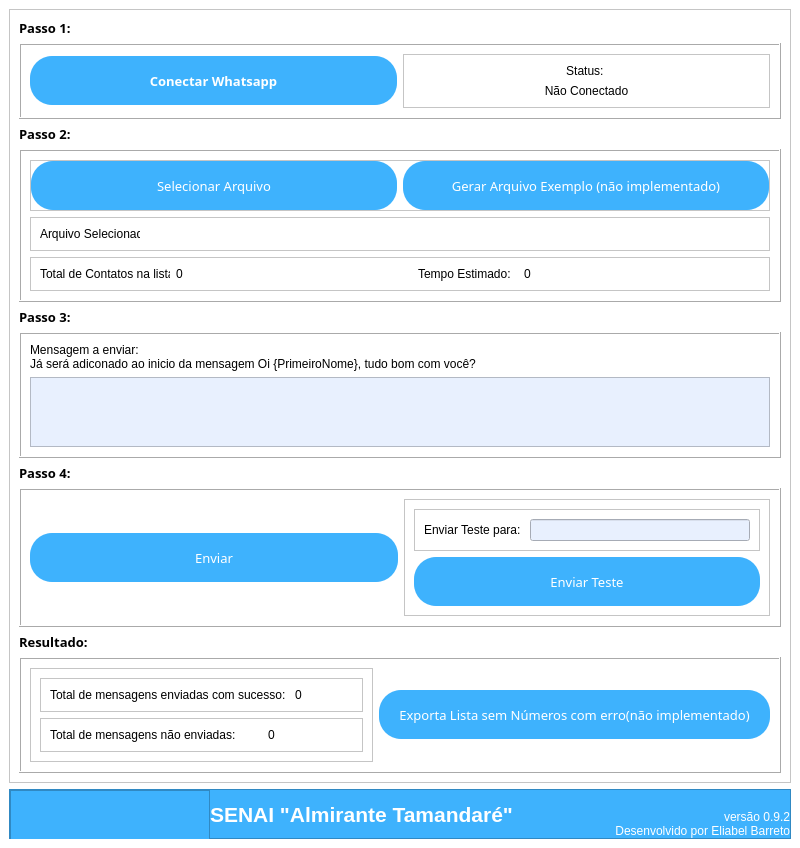
<?xml version="1.0" encoding="UTF-8"?>
<ui version="4.0">
 <class>MainWindow</class>
 <widget class="QMainWindow" name="MainWindow">
  <property name="geometry">
   <rect>
    <x>0</x>
    <y>0</y>
    <width>800</width>
    <height>839</height>
   </rect>
  </property>
  <property name="windowTitle">
   <string>Envio Automático</string>
  </property>
  <property name="windowIcon">
   <iconset resource="file.qrc">
    <normaloff>:/icone/Images/icone.png</normaloff>:/icone/Images/icone.png</iconset>
  </property>
  <property name="styleSheet">
   <string notr="true">background-color: #FFFFFF;
</string>
  </property>
  <widget class="QWidget" name="centralwidget">
   <layout class="QVBoxLayout" name="verticalLayout">
    <item>
     <widget class="QFrame" name="frame">
      <property name="frameShape">
       <enum>QFrame::StyledPanel</enum>
      </property>
      <property name="frameShadow">
       <enum>QFrame::Raised</enum>
      </property>
      <layout class="QVBoxLayout" name="verticalLayout_2">
       <item>
        <widget class="QLabel" name="label_9">
         <property name="font">
          <font>
           <family>Arial Black</family>
           <pointsize>10</pointsize>
           <weight>75</weight>
           <bold>true</bold>
          </font>
         </property>
         <property name="text">
          <string>Passo 1:</string>
         </property>
        </widget>
       </item>
       <item>
        <widget class="QFrame" name="frame_4">
         <property name="frameShape">
          <enum>QFrame::Box</enum>
         </property>
         <property name="frameShadow">
          <enum>QFrame::Raised</enum>
         </property>
         <layout class="QHBoxLayout" name="horizontalLayout_2">
          <item>
           <widget class="QPushButton" name="buttonConnectZap">
            <property name="minimumSize">
             <size>
              <width>0</width>
              <height>0</height>
             </size>
            </property>
            <property name="maximumSize">
             <size>
              <width>368</width>
              <height>16777215</height>
             </size>
            </property>
            <property name="font">
             <font>
              <family>Arial Black</family>
              <pointsize>10</pointsize>
              <weight>75</weight>
              <bold>true</bold>
             </font>
            </property>
            <property name="styleSheet">
             <string notr="true">QPushButton {
  background-color: #3EB2FD;
  border-radius: 22px;
  border-width: 0;
  color: #FFFFFF;
  font-size: 1rem;
  height: auto;
  line-height: 1.5;
  padding: 6px 20px;
  position: relative;
  text-align: center;
  vertical-align: top;
}

QPushButton:disabled {
  opacity: .3;
}

QPushButton:hover {
  background-image: linear-gradient(#51A9EE, #147BCD);
  border-color: #1482D0;
  text-decoration: none;
}

QPushButton:active {
  background-image: linear-gradient(#3D94D9, #0067B9);
  border-color: #006DBC;
  outline: none;
}

QPushButton:focus {
  outline: none;
}
</string>
            </property>
            <property name="text">
             <string>Conectar Whatsapp</string>
            </property>
           </widget>
          </item>
          <item>
           <widget class="QFrame" name="frame_17">
            <property name="frameShape">
             <enum>QFrame::StyledPanel</enum>
            </property>
            <property name="frameShadow">
             <enum>QFrame::Raised</enum>
            </property>
            <layout class="QVBoxLayout" name="verticalLayout_7">
             <item>
              <widget class="QLabel" name="label_3">
               <property name="maximumSize">
                <size>
                 <width>16777215</width>
                 <height>16777215</height>
                </size>
               </property>
               <property name="text">
                <string>Status: </string>
               </property>
               <property name="alignment">
                <set>Qt::AlignCenter</set>
               </property>
              </widget>
             </item>
             <item>
              <widget class="QLabel" name="labelStatusConnectZap">
               <property name="frameShape">
                <enum>QFrame::NoFrame</enum>
               </property>
               <property name="text">
                <string>Não Conectado</string>
               </property>
               <property name="alignment">
                <set>Qt::AlignCenter</set>
               </property>
              </widget>
             </item>
            </layout>
           </widget>
          </item>
         </layout>
        </widget>
       </item>
       <item>
        <widget class="QLabel" name="label_10">
         <property name="font">
          <font>
           <family>Arial Black</family>
           <pointsize>10</pointsize>
           <weight>75</weight>
           <bold>true</bold>
          </font>
         </property>
         <property name="text">
          <string>Passo 2:</string>
         </property>
        </widget>
       </item>
       <item>
        <widget class="QFrame" name="frame_16">
         <property name="frameShape">
          <enum>QFrame::Box</enum>
         </property>
         <property name="frameShadow">
          <enum>QFrame::Raised</enum>
         </property>
         <layout class="QVBoxLayout" name="verticalLayout_6">
          <item>
           <widget class="QFrame" name="frame_5">
            <property name="frameShape">
             <enum>QFrame::StyledPanel</enum>
            </property>
            <property name="frameShadow">
             <enum>QFrame::Raised</enum>
            </property>
            <layout class="QHBoxLayout" name="horizontalLayout_3">
             <property name="leftMargin">
              <number>0</number>
             </property>
             <property name="topMargin">
              <number>0</number>
             </property>
             <property name="rightMargin">
              <number>0</number>
             </property>
             <property name="bottomMargin">
              <number>0</number>
             </property>
             <item>
              <widget class="QPushButton" name="buttonSelecionaArquivo">
               <property name="font">
                <font>
                 <family>Arial Black</family>
                 <pointsize>10</pointsize>
                </font>
               </property>
               <property name="styleSheet">
                <string notr="true">QPushButton {
  background-color: #3EB2FD;
  border-radius: 22px;
  border-width: 0;
  color: #FFFFFF;
  font-size: 1rem;
  height: auto;
  line-height: 1.5;
  padding: 6px 20px;
  position: relative;
  text-align: center;
  vertical-align: top;
}

QPushButton:disabled {
  opacity: .3;
}

QPushButton:hover {
  background-image: linear-gradient(#51A9EE, #147BCD);
  border-color: #1482D0;
  text-decoration: none;
}

QPushButton:active {
  background-image: linear-gradient(#3D94D9, #0067B9);
  border-color: #006DBC;
  outline: none;
}

QPushButton:focus {
  outline: none;
}
</string>
               </property>
               <property name="text">
                <string>Selecionar Arquivo</string>
               </property>
              </widget>
             </item>
             <item>
              <widget class="QPushButton" name="buttonGeraArquivo">
               <property name="enabled">
                <bool>false</bool>
               </property>
               <property name="font">
                <font>
                 <family>Arial Black</family>
                 <pointsize>10</pointsize>
                </font>
               </property>
               <property name="styleSheet">
                <string notr="true">QPushButton {
  background-color: #3EB2FD;
  border-radius: 22px;
  border-width: 0;
  color: #FFFFFF;
  font-size: 1rem;
  height: auto;
  line-height: 1.5;
  padding: 6px 20px;
  position: relative;
  text-align: center;
  vertical-align: top;
}

QPushButton:disabled {
  opacity: .3;
}

QPushButton:hover {
  background-image: linear-gradient(#51A9EE, #147BCD);
  border-color: #1482D0;
  text-decoration: none;
}

QPushButton:active {
  background-image: linear-gradient(#3D94D9, #0067B9);
  border-color: #006DBC;
  outline: none;
}

QPushButton:focus {
  outline: none;
}
</string>
               </property>
               <property name="text">
                <string>Gerar Arquivo Exemplo (não implementado)</string>
               </property>
               <property name="checkable">
                <bool>false</bool>
               </property>
               <property name="autoDefault">
                <bool>false</bool>
               </property>
               <property name="default">
                <bool>false</bool>
               </property>
               <property name="flat">
                <bool>false</bool>
               </property>
              </widget>
             </item>
            </layout>
           </widget>
          </item>
          <item>
           <widget class="QFrame" name="frame_7">
            <property name="frameShape">
             <enum>QFrame::StyledPanel</enum>
            </property>
            <property name="frameShadow">
             <enum>QFrame::Raised</enum>
            </property>
            <layout class="QHBoxLayout" name="horizontalLayout_5">
             <item>
              <widget class="QLabel" name="label_4">
               <property name="maximumSize">
                <size>
                 <width>100</width>
                 <height>16777215</height>
                </size>
               </property>
               <property name="text">
                <string>Arquivo Selecionado: </string>
               </property>
              </widget>
             </item>
             <item>
              <widget class="QLabel" name="labelArquivoSelecionado">
               <property name="text">
                <string/>
               </property>
              </widget>
             </item>
            </layout>
           </widget>
          </item>
          <item>
           <widget class="QFrame" name="frame_6">
            <property name="frameShape">
             <enum>QFrame::StyledPanel</enum>
            </property>
            <property name="frameShadow">
             <enum>QFrame::Raised</enum>
            </property>
            <layout class="QHBoxLayout" name="horizontalLayout_4">
             <item>
              <widget class="QLabel" name="label_5">
               <property name="maximumSize">
                <size>
                 <width>130</width>
                 <height>16777215</height>
                </size>
               </property>
               <property name="text">
                <string>Total de Contatos na lista: </string>
               </property>
              </widget>
             </item>
             <item>
              <widget class="QLabel" name="labelTotalContatos">
               <property name="text">
                <string>0</string>
               </property>
              </widget>
             </item>
             <item>
              <widget class="QLabel" name="label_6">
               <property name="maximumSize">
                <size>
                 <width>100</width>
                 <height>16777215</height>
                </size>
               </property>
               <property name="text">
                <string>Tempo Estimado: </string>
               </property>
              </widget>
             </item>
             <item>
              <widget class="QLabel" name="labelTempoEstimado">
               <property name="text">
                <string>0</string>
               </property>
              </widget>
             </item>
            </layout>
           </widget>
          </item>
         </layout>
        </widget>
       </item>
       <item>
        <widget class="QLabel" name="label_11">
         <property name="font">
          <font>
           <family>Arial Black</family>
           <pointsize>10</pointsize>
           <weight>75</weight>
           <bold>true</bold>
          </font>
         </property>
         <property name="text">
          <string>Passo 3:</string>
         </property>
        </widget>
       </item>
       <item>
        <widget class="QFrame" name="frame_15">
         <property name="frameShape">
          <enum>QFrame::Box</enum>
         </property>
         <property name="frameShadow">
          <enum>QFrame::Raised</enum>
         </property>
         <layout class="QVBoxLayout" name="verticalLayout_5">
          <item>
           <widget class="QLabel" name="label_7">
            <property name="text">
             <string>Mensagem a enviar:
Já será adiconado ao inicio da mensagem Oi {PrimeiroNome}, tudo bom com você?</string>
            </property>
           </widget>
          </item>
          <item>
           <widget class="QPlainTextEdit" name="textoParaEnviar">
            <property name="styleSheet">
             <string notr="true">background-color: #E8F0FE;</string>
            </property>
            <property name="inputMethodHints">
             <set>Qt::ImhNone</set>
            </property>
           </widget>
          </item>
         </layout>
        </widget>
       </item>
       <item>
        <widget class="QLabel" name="label_12">
         <property name="font">
          <font>
           <family>Arial Black</family>
           <pointsize>10</pointsize>
           <weight>75</weight>
           <bold>true</bold>
          </font>
         </property>
         <property name="text">
          <string>Passo 4:</string>
         </property>
         <property name="margin">
          <number>0</number>
         </property>
        </widget>
       </item>
       <item>
        <widget class="QFrame" name="frame_8">
         <property name="frameShape">
          <enum>QFrame::Box</enum>
         </property>
         <property name="frameShadow">
          <enum>QFrame::Raised</enum>
         </property>
         <layout class="QHBoxLayout" name="horizontalLayout_6">
          <item>
           <widget class="QPushButton" name="buttonEnviar">
            <property name="minimumSize">
             <size>
              <width>368</width>
              <height>0</height>
             </size>
            </property>
            <property name="font">
             <font>
              <family>Arial Black</family>
              <pointsize>10</pointsize>
             </font>
            </property>
            <property name="styleSheet">
             <string notr="true">QPushButton {
  background-color: #3EB2FD;
  border-radius: 22px;
  border-width: 0;
  color: #FFFFFF;
  font-size: 1rem;
  height: auto;
  line-height: 1.5;
  padding: 6px 20px;
  position: relative;
  text-align: center;
  vertical-align: top;
}

QPushButton:disabled {
  opacity: .3;
}

QPushButton:hover {
  background-image: linear-gradient(#51A9EE, #147BCD);
  border-color: #1482D0;
  text-decoration: none;
}

QPushButton:active {
  background-image: linear-gradient(#3D94D9, #0067B9);
  border-color: #006DBC;
  outline: none;
}

QPushButton:focus {
  outline: none;
}
</string>
            </property>
            <property name="text">
             <string>Enviar</string>
            </property>
           </widget>
          </item>
          <item>
           <widget class="QFrame" name="frame_9">
            <property name="frameShape">
             <enum>QFrame::StyledPanel</enum>
            </property>
            <property name="frameShadow">
             <enum>QFrame::Raised</enum>
            </property>
            <layout class="QVBoxLayout" name="verticalLayout_3">
             <item>
              <widget class="QFrame" name="frame_10">
               <property name="frameShape">
                <enum>QFrame::StyledPanel</enum>
               </property>
               <property name="frameShadow">
                <enum>QFrame::Raised</enum>
               </property>
               <layout class="QHBoxLayout" name="horizontalLayout_7">
                <item>
                 <widget class="QLabel" name="label_8">
                  <property name="text">
                   <string>Enviar Teste para: </string>
                  </property>
                 </widget>
                </item>
                <item>
                 <widget class="QLineEdit" name="lineEditNumeroTeste">
                  <property name="styleSheet">
                   <string notr="true">background-color: #E8F0FE;</string>
                  </property>
                  <property name="inputMethodHints">
                   <set>Qt::ImhPreferNumbers</set>
                  </property>
                 </widget>
                </item>
               </layout>
              </widget>
             </item>
             <item>
              <widget class="QPushButton" name="buttonEnviarTeste">
               <property name="font">
                <font>
                 <family>Arial Black</family>
                 <pointsize>10</pointsize>
                </font>
               </property>
               <property name="styleSheet">
                <string notr="true">QPushButton {
  background-color: #3EB2FD;
  border-radius: 22px;
  border-width: 0;
  color: #FFFFFF;
  font-size: 1rem;
  height: auto;
  line-height: 1.5;
  padding: 6px 20px;
  position: relative;
  text-align: center;
  vertical-align: top;
}

QPushButton:disabled {
  opacity: .3;
}

QPushButton:hover {
  background-image: linear-gradient(#51A9EE, #147BCD);
  border-color: #1482D0;
  text-decoration: none;
}

QPushButton:active {
  background-image: linear-gradient(#3D94D9, #0067B9);
  border-color: #006DBC;
  outline: none;
}

QPushButton:focus {
  outline: none;
}
</string>
               </property>
               <property name="text">
                <string>Enviar Teste</string>
               </property>
              </widget>
             </item>
            </layout>
           </widget>
          </item>
         </layout>
        </widget>
       </item>
       <item>
        <widget class="QLabel" name="label_14">
         <property name="font">
          <font>
           <family>Arial Black</family>
           <pointsize>10</pointsize>
           <weight>75</weight>
           <bold>true</bold>
          </font>
         </property>
         <property name="text">
          <string>Resultado:</string>
         </property>
        </widget>
       </item>
       <item>
        <widget class="QFrame" name="frame_11">
         <property name="frameShape">
          <enum>QFrame::Box</enum>
         </property>
         <property name="frameShadow">
          <enum>QFrame::Raised</enum>
         </property>
         <layout class="QHBoxLayout" name="horizontalLayout_8">
          <item>
           <widget class="QFrame" name="frame_12">
            <property name="frameShape">
             <enum>QFrame::StyledPanel</enum>
            </property>
            <property name="frameShadow">
             <enum>QFrame::Raised</enum>
            </property>
            <layout class="QVBoxLayout" name="verticalLayout_4">
             <item>
              <widget class="QFrame" name="frame_13">
               <property name="frameShape">
                <enum>QFrame::StyledPanel</enum>
               </property>
               <property name="frameShadow">
                <enum>QFrame::Raised</enum>
               </property>
               <layout class="QHBoxLayout" name="horizontalLayout_9">
                <item>
                 <widget class="QLabel" name="label_13">
                  <property name="text">
                   <string>Total de mensagens enviadas com sucesso: </string>
                  </property>
                 </widget>
                </item>
                <item>
                 <widget class="QLabel" name="labelEnviadosSucesso">
                  <property name="text">
                   <string>0</string>
                  </property>
                 </widget>
                </item>
               </layout>
              </widget>
             </item>
             <item>
              <widget class="QFrame" name="frame_14">
               <property name="frameShape">
                <enum>QFrame::StyledPanel</enum>
               </property>
               <property name="frameShadow">
                <enum>QFrame::Raised</enum>
               </property>
               <layout class="QHBoxLayout" name="horizontalLayout_10">
                <item>
                 <widget class="QLabel" name="label_15">
                  <property name="minimumSize">
                   <size>
                    <width>212</width>
                    <height>0</height>
                   </size>
                  </property>
                  <property name="text">
                   <string>Total de mensagens não enviadas:</string>
                  </property>
                 </widget>
                </item>
                <item>
                 <widget class="QLabel" name="labelEnviadosErro">
                  <property name="text">
                   <string>0</string>
                  </property>
                 </widget>
                </item>
               </layout>
              </widget>
             </item>
            </layout>
           </widget>
          </item>
          <item>
           <widget class="QPushButton" name="buttonExportarListaSemNumerosErros">
            <property name="enabled">
             <bool>false</bool>
            </property>
            <property name="font">
             <font>
              <family>Arial Black</family>
              <pointsize>10</pointsize>
             </font>
            </property>
            <property name="styleSheet">
             <string notr="true">QPushButton {
  background-color: #3EB2FD;
  border-radius: 22px;
  border-width: 0;
  color: #FFFFFF;
  font-size: 1rem;
  height: auto;
  line-height: 1.5;
  padding: 6px 20px;
  position: relative;
  text-align: center;
  vertical-align: top;
}

QPushButton:disabled {
  opacity: .3;
}

QPushButton:hover {
  background-image: linear-gradient(#51A9EE, #147BCD);
  border-color: #1482D0;
  text-decoration: none;
}

QPushButton:active {
  background-image: linear-gradient(#3D94D9, #0067B9);
  border-color: #006DBC;
  outline: none;
}

QPushButton:focus {
  outline: none;
}
</string>
            </property>
            <property name="text">
             <string>Exporta Lista sem Números com erro(não implementado)</string>
            </property>
           </widget>
          </item>
         </layout>
        </widget>
       </item>
      </layout>
     </widget>
    </item>
    <item>
     <widget class="QFrame" name="frame_2">
      <property name="maximumSize">
       <size>
        <width>16777215</width>
        <height>50</height>
       </size>
      </property>
      <property name="styleSheet">
       <string notr="true">background-color: #3EB2FD;</string>
      </property>
      <property name="frameShape">
       <enum>QFrame::StyledPanel</enum>
      </property>
      <property name="frameShadow">
       <enum>QFrame::Raised</enum>
      </property>
      <layout class="QHBoxLayout" name="horizontalLayout">
       <property name="spacing">
        <number>0</number>
       </property>
       <property name="leftMargin">
        <number>0</number>
       </property>
       <property name="topMargin">
        <number>0</number>
       </property>
       <property name="rightMargin">
        <number>0</number>
       </property>
       <property name="bottomMargin">
        <number>0</number>
       </property>
       <item>
        <widget class="QFrame" name="frame_3">
         <property name="minimumSize">
          <size>
           <width>200</width>
           <height>50</height>
          </size>
         </property>
         <property name="maximumSize">
          <size>
           <width>50</width>
           <height>160000</height>
          </size>
         </property>
         <property name="styleSheet">
          <string notr="true">border-image:  0 0 0 0 stretch stretch;
border-image: url(:/iconeFooter/Images/iconeFooter.png);</string>
         </property>
         <property name="frameShape">
          <enum>QFrame::StyledPanel</enum>
         </property>
         <property name="frameShadow">
          <enum>QFrame::Raised</enum>
         </property>
        </widget>
       </item>
       <item>
        <widget class="QLabel" name="label_2">
         <property name="font">
          <font>
           <family>Segoe UI</family>
           <pointsize>16</pointsize>
           <weight>75</weight>
           <bold>true</bold>
          </font>
         </property>
         <property name="styleSheet">
          <string notr="true">color: rgb(255, 255, 255);</string>
         </property>
         <property name="text">
          <string>SENAI &quot;Almirante Tamandaré&quot;</string>
         </property>
         <property name="margin">
          <number>10</number>
         </property>
        </widget>
       </item>
       <item>
        <widget class="QLabel" name="label">
         <property name="font">
          <font>
           <family>Segoe UI</family>
           <pointsize>9</pointsize>
          </font>
         </property>
         <property name="styleSheet">
          <string notr="true">color: rgb(255, 255, 255);</string>
         </property>
         <property name="text">
          <string>versão 0.9.2
Desenvolvido por Eliabel Barreto</string>
         </property>
         <property name="alignment">
          <set>Qt::AlignBottom|Qt::AlignRight|Qt::AlignTrailing</set>
         </property>
         <property name="margin">
          <number>10</number>
         </property>
        </widget>
       </item>
      </layout>
     </widget>
    </item>
   </layout>
  </widget>
 </widget>
 <resources>
  <include location="file.qrc"/>
 </resources>
 <connections/>
</ui>
